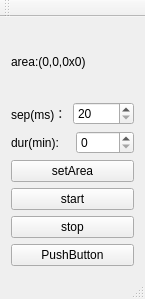
<?xml version="1.0" encoding="UTF-8"?>
<ui version="4.0">
 <class>MainWindow</class>
 <widget class="QMainWindow" name="MainWindow">
  <property name="geometry">
   <rect>
    <x>0</x>
    <y>0</y>
    <width>140</width>
    <height>299</height>
   </rect>
  </property>
  <property name="windowTitle">
   <string>MainWindow</string>
  </property>
  <property name="toolButtonStyle">
   <enum>Qt::ToolButtonIconOnly</enum>
  </property>
  <widget class="QWidget" name="centralWidget">
   <layout class="QVBoxLayout" name="verticalLayout_2">
    <item>
     <widget class="QLabel" name="lb_area">
      <property name="text">
       <string>area:(0,0,0x0)</string>
      </property>
     </widget>
    </item>
    <item>
     <layout class="QVBoxLayout" name="verticalLayout">
      <item>
       <layout class="QHBoxLayout" name="horizontalLayout">
        <item>
         <widget class="QLabel" name="label">
          <property name="text">
           <string>sep(ms)：</string>
          </property>
         </widget>
        </item>
        <item>
         <widget class="QSpinBox" name="sp_sep">
          <property name="minimum">
           <number>20</number>
          </property>
          <property name="maximum">
           <number>10000</number>
          </property>
         </widget>
        </item>
       </layout>
      </item>
      <item>
       <layout class="QHBoxLayout" name="horizontalLayout_2">
        <item>
         <widget class="QLabel" name="label_2">
          <property name="text">
           <string>dur(min):</string>
          </property>
         </widget>
        </item>
        <item>
         <widget class="QSpinBox" name="sp_dur">
          <property name="maximum">
           <number>100</number>
          </property>
         </widget>
        </item>
       </layout>
      </item>
      <item>
       <widget class="QPushButton" name="btn_setArea">
        <property name="text">
         <string>setArea</string>
        </property>
       </widget>
      </item>
      <item>
       <widget class="QPushButton" name="btn_start">
        <property name="text">
         <string>start</string>
        </property>
       </widget>
      </item>
      <item>
       <widget class="QPushButton" name="btn_stop">
        <property name="text">
         <string>stop</string>
        </property>
       </widget>
      </item>
     </layout>
    </item>
    <item>
     <widget class="QPushButton" name="pushButton">
      <property name="text">
       <string>PushButton</string>
      </property>
     </widget>
    </item>
   </layout>
  </widget>
  <widget class="QMenuBar" name="menuBar">
   <property name="geometry">
    <rect>
     <x>0</x>
     <y>0</y>
     <width>140</width>
     <height>23</height>
    </rect>
   </property>
  </widget>
  <widget class="QToolBar" name="mainToolBar">
   <attribute name="toolBarArea">
    <enum>TopToolBarArea</enum>
   </attribute>
   <attribute name="toolBarBreak">
    <bool>false</bool>
   </attribute>
  </widget>
  <widget class="QStatusBar" name="statusBar"/>
 </widget>
 <layoutdefault spacing="6" margin="11"/>
 <resources/>
 <connections/>
</ui>
